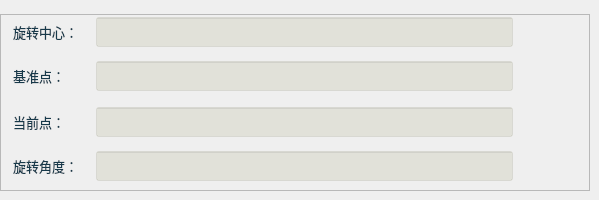
        <widget class="QWidget" name="page">
         <widget class="QFrame" name="frame_1">
          <property name="geometry">
           <rect>
            <x>0</x>
            <y>14</y>
            <width>590</width>
            <height>177</height>
           </rect>
          </property>
          <property name="styleSheet">
           <string notr="true"/>
          </property>
          <property name="frameShape">
           <enum>QFrame::StyledPanel</enum>
          </property>
          <property name="frameShadow">
           <enum>QFrame::Raised</enum>
          </property>
          <widget class="QPushButton" name="btnDelLinkDatumPoint">
           <property name="geometry">
            <rect>
             <x>552</x>
             <y>48</y>
             <width>27</width>
             <height>27</height>
            </rect>
           </property>
           <property name="toolTip">
            <string>删除基准点链接</string>
           </property>
           <property name="styleSheet">
            <string notr="true">QWidget{ border:none;border-radius: 8px;padding: 2px 4px;}
QPushButton:hover{ background-color: rgba(226, 142, 162, 100);}
QPushButton:pressed{background-color: rgba(226, 172, 162, 200);}</string>
           </property>
           <property name="text">
            <string/>
           </property>
           <property name="icon">
            <iconset resource="sub_res.qrc">
             <normaloff>:/resource/del_link.png</normaloff>:/resource/del_link.png</iconset>
           </property>
           <property name="iconSize">
            <size>
             <width>27</width>
             <height>27</height>
            </size>
           </property>
          </widget>
          <widget class="QLabel" name="label_8">
           <property name="geometry">
            <rect>
             <x>13</x>
             <y>8</y>
             <width>80</width>
             <height>19</height>
            </rect>
           </property>
           <property name="font">
            <font>
             <family>微软雅黑</family>
             <pointsize>10</pointsize>
            </font>
           </property>
           <property name="styleSheet">
            <string notr="true">color: rgba(0, 38, 56, 230);
background: transparent;</string>
           </property>
           <property name="text">
            <string>旋转中心：</string>
           </property>
          </widget>
          <widget class="QLabel" name="label_9">
           <property name="geometry">
            <rect>
             <x>13</x>
             <y>52</y>
             <width>80</width>
             <height>19</height>
            </rect>
           </property>
           <property name="font">
            <font>
             <family>微软雅黑</family>
             <pointsize>10</pointsize>
            </font>
           </property>
           <property name="styleSheet">
            <string notr="true">color: rgba(0, 38, 56, 230);
background: transparent;</string>
           </property>
           <property name="text">
            <string>基准点：</string>
           </property>
          </widget>
          <widget class="QLineEdit" name="txtLinkRotateCenter">
           <property name="geometry">
            <rect>
             <x>96</x>
             <y>3</y>
             <width>417</width>
             <height>30</height>
            </rect>
           </property>
           <property name="font">
            <font>
             <family>微软雅黑</family>
             <pointsize>10</pointsize>
            </font>
           </property>
           <property name="toolTip">
            <string>cv::Point2f类型</string>
           </property>
           <property name="styleSheet">
            <string notr="true">color: rgb(0, 0, 200);
background-color: rgba(170, 170, 127,50);</string>
           </property>
           <property name="alignment">
            <set>Qt::AlignCenter</set>
           </property>
           <property name="readOnly">
            <bool>true</bool>
           </property>
          </widget>
          <widget class="QLineEdit" name="txtLinkDatumPoint">
           <property name="geometry">
            <rect>
             <x>96</x>
             <y>47</y>
             <width>417</width>
             <height>30</height>
            </rect>
           </property>
           <property name="font">
            <font>
             <family>微软雅黑</family>
             <pointsize>10</pointsize>
            </font>
           </property>
           <property name="toolTip">
            <string>cv::Point2f类型--标准工件(Mark)坐标点</string>
           </property>
           <property name="styleSheet">
            <string notr="true">color: rgb(0, 0, 200);
background-color: rgba(170, 170, 127,50);</string>
           </property>
           <property name="alignment">
            <set>Qt::AlignCenter</set>
           </property>
           <property name="readOnly">
            <bool>true</bool>
           </property>
          </widget>
          <widget class="QPushButton" name="btnLinkDatumPoint">
           <property name="geometry">
            <rect>
             <x>518</x>
             <y>48</y>
             <width>27</width>
             <height>27</height>
            </rect>
           </property>
           <property name="toolTip">
            <string>链接基准点</string>
           </property>
           <property name="styleSheet">
            <string notr="true">QWidget{ border:none;border-radius: 8px;padding: 2px 4px;}
QPushButton:hover{ background-color: rgba(85, 150, 127, 100);}
QPushButton:pressed{background-color: rgba(85, 180, 127, 160);}</string>
           </property>
           <property name="text">
            <string/>
           </property>
           <property name="icon">
            <iconset resource="sub_res.qrc">
             <normaloff>:/resource/link.png</normaloff>:/resource/link.png</iconset>
           </property>
           <property name="iconSize">
            <size>
             <width>27</width>
             <height>27</height>
            </size>
           </property>
          </widget>
          <widget class="QPushButton" name="btnLinkRotateCenter">
           <property name="geometry">
            <rect>
             <x>518</x>
             <y>4</y>
             <width>27</width>
             <height>27</height>
            </rect>
           </property>
           <property name="toolTip">
            <string>链接旋转中心</string>
           </property>
           <property name="styleSheet">
            <string notr="true">QWidget{ border:none;border-radius: 8px;padding: 2px 4px;}
QPushButton:hover{ background-color: rgba(85, 150, 127, 100);}
QPushButton:pressed{background-color: rgba(85, 180, 127, 160);}</string>
           </property>
           <property name="text">
            <string/>
           </property>
           <property name="icon">
            <iconset resource="sub_res.qrc">
             <normaloff>:/resource/link.png</normaloff>:/resource/link.png</iconset>
           </property>
           <property name="iconSize">
            <size>
             <width>27</width>
             <height>27</height>
            </size>
           </property>
          </widget>
          <widget class="QPushButton" name="btnDelLinkRotateCenter">
           <property name="geometry">
            <rect>
             <x>552</x>
             <y>4</y>
             <width>27</width>
             <height>27</height>
            </rect>
           </property>
           <property name="toolTip">
            <string>删除旋转中心链接</string>
           </property>
           <property name="styleSheet">
            <string notr="true">QWidget{ border:none;border-radius: 8px;padding: 2px 4px;}
QPushButton:hover{ background-color: rgba(226, 142, 162, 100);}
QPushButton:pressed{background-color: rgba(226, 172, 162, 200);}</string>
           </property>
           <property name="text">
            <string/>
           </property>
           <property name="icon">
            <iconset resource="sub_res.qrc">
             <normaloff>:/resource/del_link.png</normaloff>:/resource/del_link.png</iconset>
           </property>
           <property name="iconSize">
            <size>
             <width>27</width>
             <height>27</height>
            </size>
           </property>
          </widget>
          <widget class="QPushButton" name="btnLinkCurrentPoint">
           <property name="geometry">
            <rect>
             <x>518</x>
             <y>94</y>
             <width>27</width>
             <height>27</height>
            </rect>
           </property>
           <property name="toolTip">
            <string>链接当前点</string>
           </property>
           <property name="styleSheet">
            <string notr="true">QWidget{ border:none;border-radius: 8px;padding: 2px 4px;}
QPushButton:hover{ background-color: rgba(85, 150, 127, 100);}
QPushButton:pressed{background-color: rgba(85, 180, 127, 160);}</string>
           </property>
           <property name="text">
            <string/>
           </property>
           <property name="icon">
            <iconset resource="sub_res.qrc">
             <normaloff>:/resource/link.png</normaloff>:/resource/link.png</iconset>
           </property>
           <property name="iconSize">
            <size>
             <width>27</width>
             <height>27</height>
            </size>
           </property>
          </widget>
          <widget class="QPushButton" name="btnLinkRotateAngle">
           <property name="geometry">
            <rect>
             <x>518</x>
             <y>138</y>
             <width>27</width>
             <height>27</height>
            </rect>
           </property>
           <property name="toolTip">
            <string>链接旋转角度</string>
           </property>
           <property name="styleSheet">
            <string notr="true">QWidget{ border:none;border-radius: 8px;padding: 2px 4px;}
QPushButton:hover{ background-color: rgba(85, 150, 127, 100);}
QPushButton:pressed{background-color: rgba(85, 180, 127, 160);}</string>
           </property>
           <property name="text">
            <string/>
           </property>
           <property name="icon">
            <iconset resource="sub_res.qrc">
             <normaloff>:/resource/link.png</normaloff>:/resource/link.png</iconset>
           </property>
           <property name="iconSize">
            <size>
             <width>27</width>
             <height>27</height>
            </size>
           </property>
          </widget>
          <widget class="QLabel" name="label_10">
           <property name="geometry">
            <rect>
             <x>13</x>
             <y>142</y>
             <width>80</width>
             <height>19</height>
            </rect>
           </property>
           <property name="font">
            <font>
             <family>微软雅黑</family>
             <pointsize>10</pointsize>
            </font>
           </property>
           <property name="styleSheet">
            <string notr="true">color: rgba(0, 38, 56, 230);
background: transparent;</string>
           </property>
           <property name="text">
            <string>旋转角度：</string>
           </property>
          </widget>
          <widget class="QPushButton" name="btnDelLinkRotateAngle">
           <property name="geometry">
            <rect>
             <x>552</x>
             <y>138</y>
             <width>27</width>
             <height>27</height>
            </rect>
           </property>
           <property name="toolTip">
            <string>删除旋转角度链接</string>
           </property>
           <property name="styleSheet">
            <string notr="true">QWidget{ border:none;border-radius: 8px;padding: 2px 4px;}
QPushButton:hover{ background-color: rgba(226, 142, 162, 100);}
QPushButton:pressed{background-color: rgba(226, 172, 162, 200);}</string>
           </property>
           <property name="text">
            <string/>
           </property>
           <property name="icon">
            <iconset resource="sub_res.qrc">
             <normaloff>:/resource/del_link.png</normaloff>:/resource/del_link.png</iconset>
           </property>
           <property name="iconSize">
            <size>
             <width>27</width>
             <height>27</height>
            </size>
           </property>
          </widget>
          <widget class="QLineEdit" name="txtLinkCurrentPoint">
           <property name="geometry">
            <rect>
             <x>96</x>
             <y>93</y>
             <width>417</width>
             <height>30</height>
            </rect>
           </property>
           <property name="font">
            <font>
             <family>微软雅黑</family>
             <pointsize>10</pointsize>
            </font>
           </property>
           <property name="toolTip">
            <string>cv::Point2f类型--工件移动后新的(Mark)坐标点</string>
           </property>
           <property name="styleSheet">
            <string notr="true">color: rgb(0, 0, 200);
background-color: rgba(170, 170, 127,50);</string>
           </property>
           <property name="alignment">
            <set>Qt::AlignCenter</set>
           </property>
           <property name="readOnly">
            <bool>true</bool>
           </property>
          </widget>
          <widget class="QLabel" name="label_11">
           <property name="geometry">
            <rect>
             <x>13</x>
             <y>98</y>
             <width>80</width>
             <height>19</height>
            </rect>
           </property>
           <property name="font">
            <font>
             <family>微软雅黑</family>
             <pointsize>10</pointsize>
            </font>
           </property>
           <property name="styleSheet">
            <string notr="true">color: rgba(0, 38, 56, 230);
background: transparent;</string>
           </property>
           <property name="text">
            <string>当前点：</string>
           </property>
          </widget>
          <widget class="QPushButton" name="btnDelLinkCurrentPoint">
           <property name="geometry">
            <rect>
             <x>552</x>
             <y>94</y>
             <width>27</width>
             <height>27</height>
            </rect>
           </property>
           <property name="toolTip">
            <string>删除当前点链接</string>
           </property>
           <property name="styleSheet">
            <string notr="true">QWidget{ border:none;border-radius: 8px;padding: 2px 4px;}
QPushButton:hover{ background-color: rgba(226, 142, 162, 100);}
QPushButton:pressed{background-color: rgba(226, 172, 162, 200);}</string>
           </property>
           <property name="text">
            <string/>
           </property>
           <property name="icon">
            <iconset resource="sub_res.qrc">
             <normaloff>:/resource/del_link.png</normaloff>:/resource/del_link.png</iconset>
           </property>
           <property name="iconSize">
            <size>
             <width>27</width>
             <height>27</height>
            </size>
           </property>
          </widget>
          <widget class="QLineEdit" name="txtLinkRotateAngle">
           <property name="geometry">
            <rect>
             <x>96</x>
             <y>137</y>
             <width>417</width>
             <height>30</height>
            </rect>
           </property>
           <property name="font">
            <font>
             <family>微软雅黑</family>
             <pointsize>10</pointsize>
            </font>
           </property>
           <property name="toolTip">
            <string>Double类型</string>
           </property>
           <property name="styleSheet">
            <string notr="true">color: rgb(0, 0, 200);
background-color: rgba(170, 170, 127,50);</string>
           </property>
           <property name="alignment">
            <set>Qt::AlignCenter</set>
           </property>
           <property name="readOnly">
            <bool>true</bool>
           </property>
          </widget>
         </widget>
        </widget>
